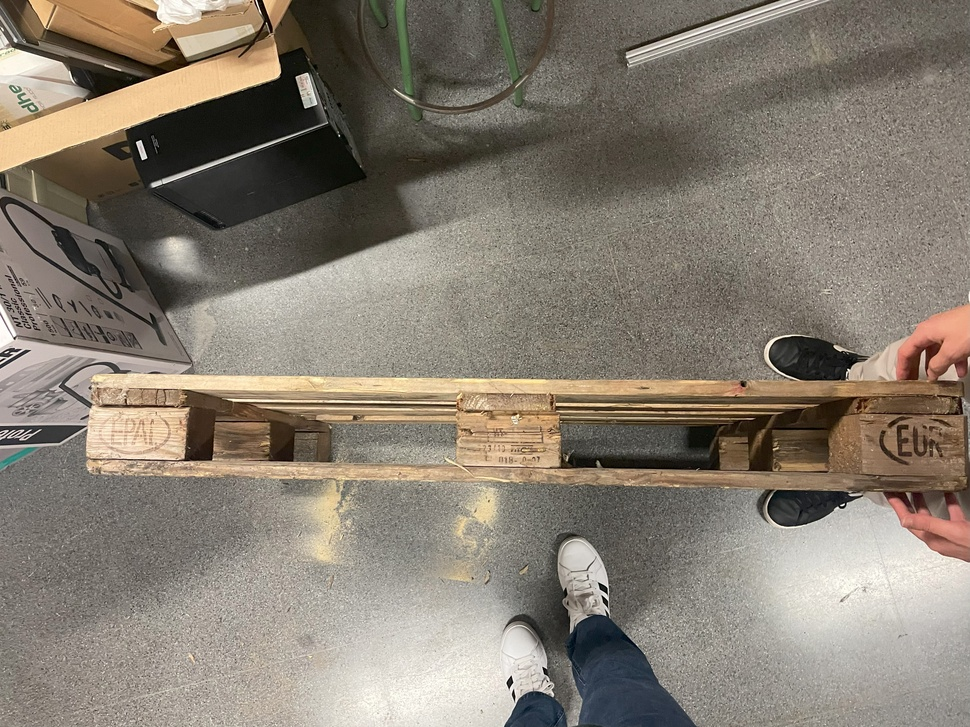
%> input picture palet_perspective/research/imgPaletV1/palet1.jpg, 970 x 727 px, shrunk from 4032 x 3024 before the run
$ octave palet_detection.m   (GNU Octave 9; MATLAB toolbox functions it lacks are replaced by stand-ins)
%> lines starting %> are read from the running program, lines starting %| are printed output that depends on the picture; in (x1, y1, x2, y2) boxes, pixels count from 0 and x2, y2 are one past the last pixel; in counts of white or black regions, pixels touching at a corner belong together; the program's own positions count from 1
% Charger l'image
img = imread('palet1.jpg'); % Remplacez 'image_palet.jpg' par le nom de votre fichier image
%> img is the input picture: size 727x970x3 uint8; mean R, G, B 134.8, 125.9, 113.7
grayImg = rgb2gray(img); % Convertir l'image en niveaux de gris
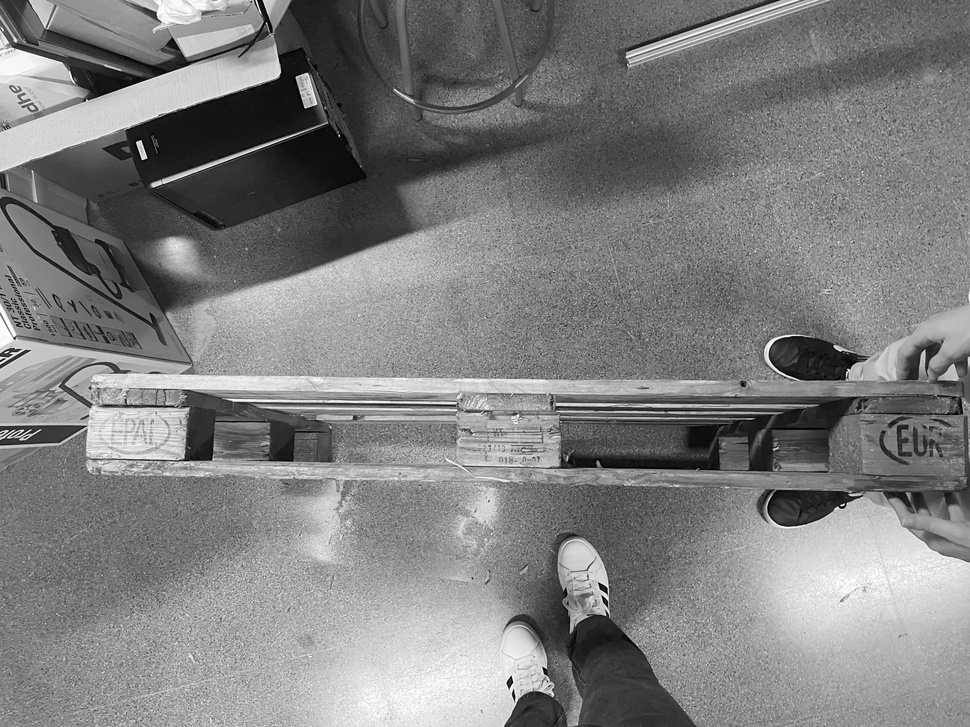
%> grayImg: size 727x970 uint8; min 0, max 255, mean 127.2

% Appliquer un filtre de Canny pour détecter les contours
edges = edge(grayImg, 'Canny');
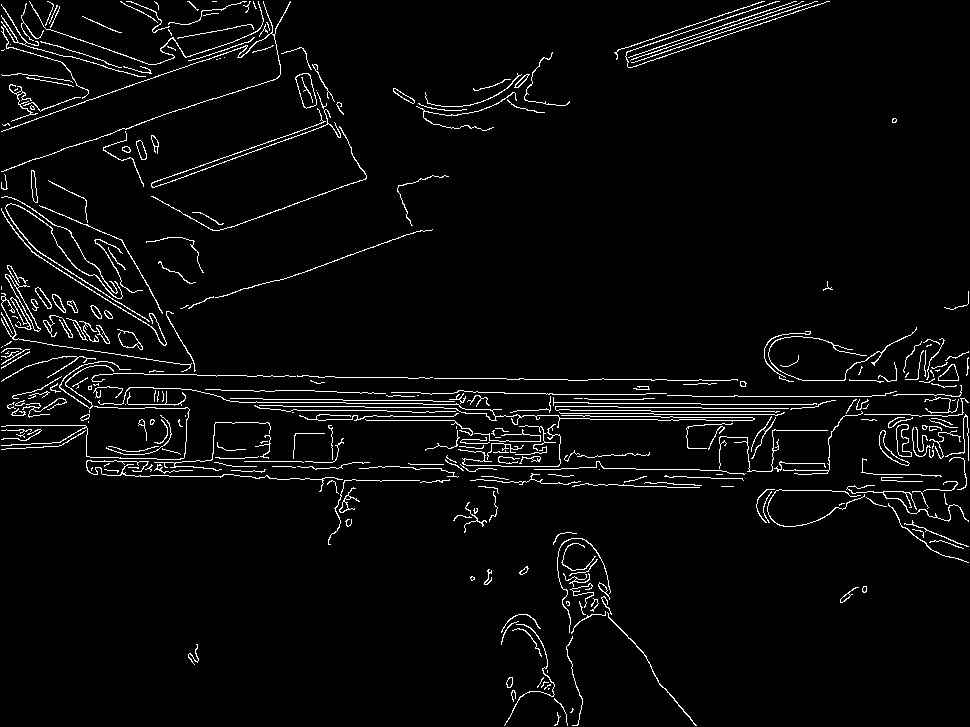
%> edges: size 727x970 logical; 3.8% white in thin lines or dots

% Trouver les contours et obtenir les points qui forment le contour
[B, L] = bwboundaries(edges, 'noholes');
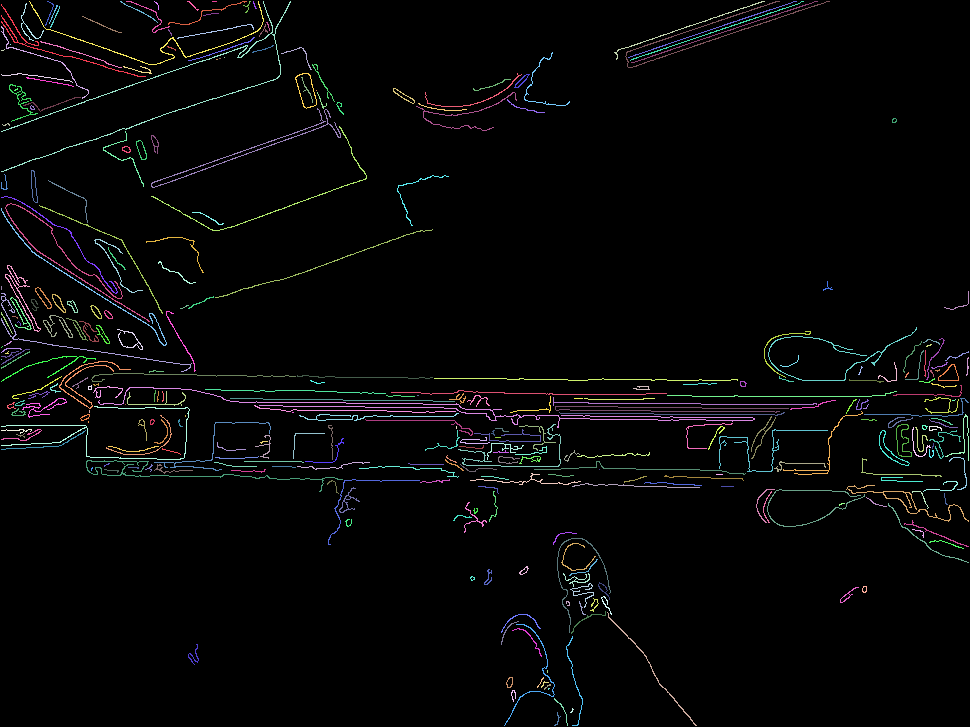
%> L: size 727x970 double; 335 distinct labels, from 0 to 334; one colour per label, 0 black
%> B = 334 boundaries; largest, box (x1, y1, x2, y2) and points: (98, 387, 755, 428) 2293, (1, 1, 291, 172) 1356, (555, 406, 789, 413) 920, (1, 406, 190, 460) 881, (151, 108, 341, 188) 842

% Calculer le rectangle englobant minimal
stats = regionprops(L, 'BoundingBox');
%> stats = 334 regions; largest, box (x1, y1, x2, y2): (1, 1, 291, 172), (98, 387, 755, 428), (1, 208, 167, 346), (151, 126, 367, 231), (5, 203, 150, 322)
boundingBox = stats(1).BoundingBox;
%> boundingBox = [1.5 4.5 145 73]

% Extraire les coordonnées du rectangle englobant
x = boundingBox(1);
%> x = 1.5
y = boundingBox(2);
%> y = 4.5
width = boundingBox(3);
%> width = 145
height = boundingBox(4);
%> height = 73

% Calculer les distances entre les côtés du rectangle englobant
horizontalDistance = width;
%> horizontalDistance = 145
verticalDistance = height;
%> verticalDistance = 73

% Afficher les résultats
imshow(img);
hold on;
% Tracer le rectangle englobant
rectangle('Position', boundingBox, 'EdgeColor', 'r', 'LineWidth', 2);

% Afficher les distances
text(x, y-10, sprintf('Width: %.2f px', horizontalDistance), 'Color', 'yellow', 'FontSize', 12);
text(x, y+height+10, sprintf('Height: %.2f px', verticalDistance), 'Color', 'yellow', 'FontSize', 12);
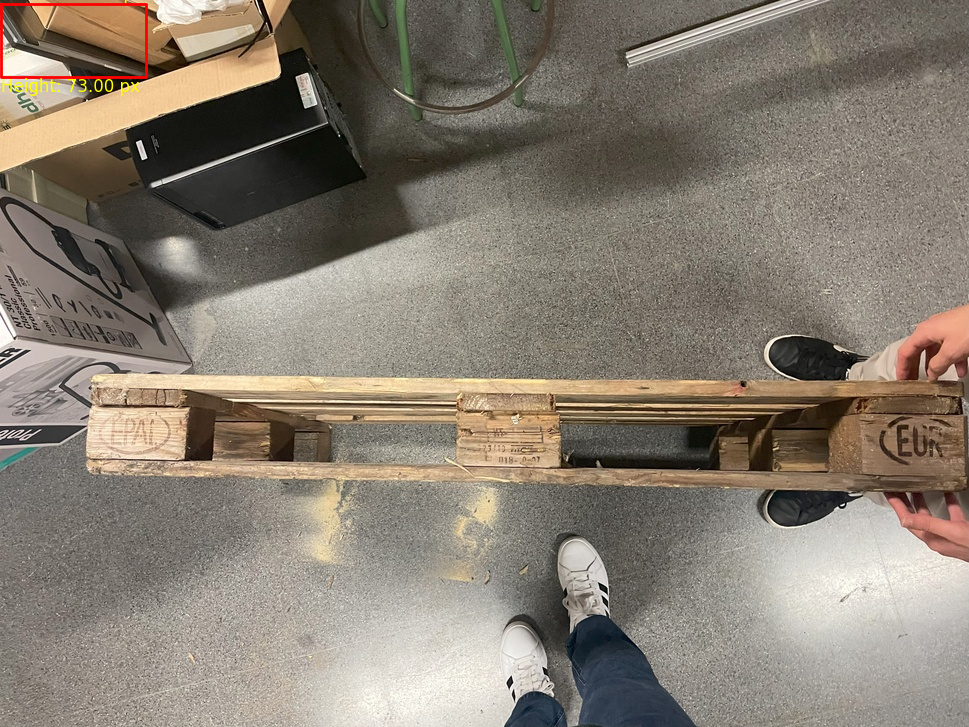
%> figure redrawn from the program's plot data

hold off;
